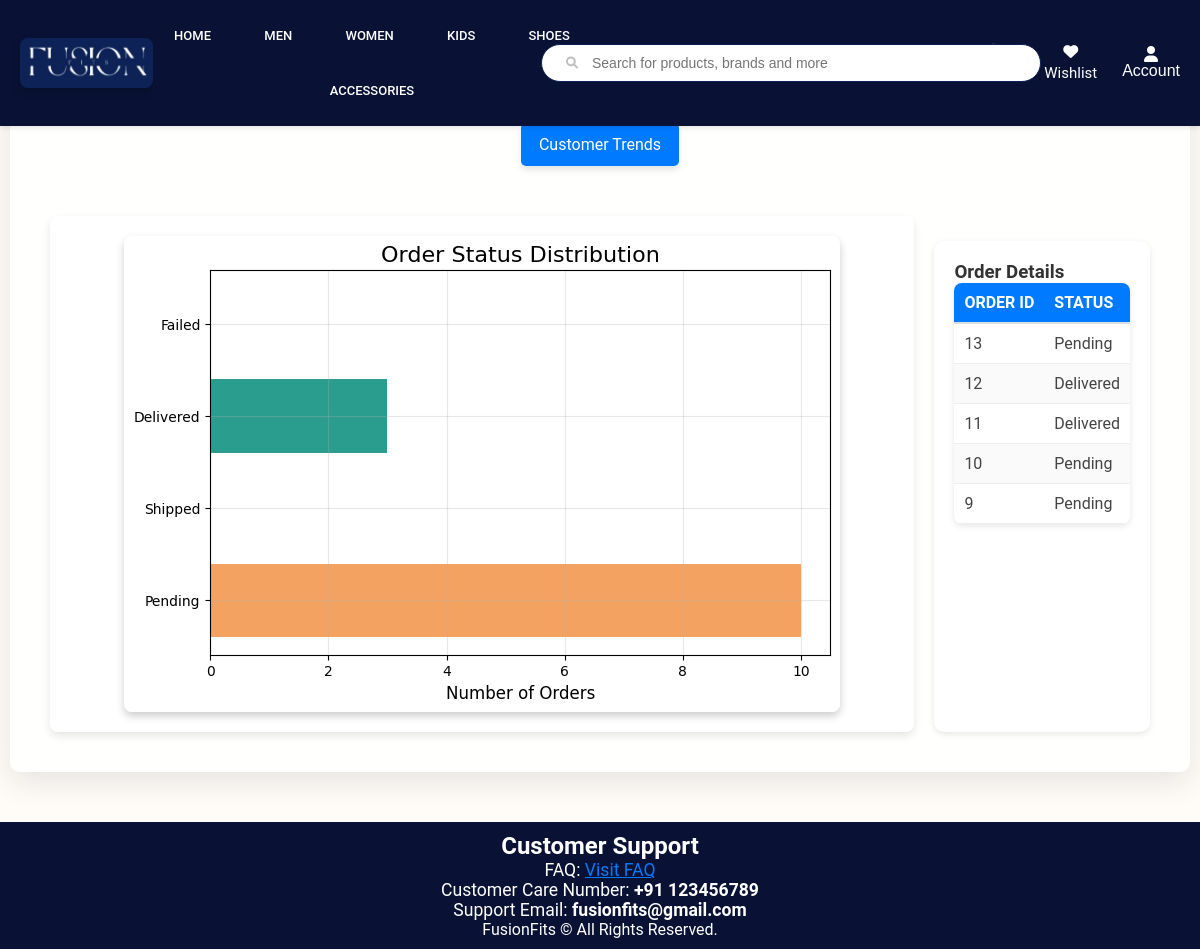
The app's page /visualization/delivery_chart with its own data.
### app/models.py (models this page shows, shortened)
class OrderDetails(db.Model):
    __tablename__ = "order_details"
    id = db.Column(db.Integer, primary_key=True)
    user_name = db.Column(db.String(100), nullable=False)
    user_email = db.Column(db.String(100), nullable=False)
    user_contact = db.Column(db.String(20), nullable=False)
    user_address = db.Column(db.String(200), nullable=False)
    user_city = db.Column(db.String(100), nullable=False)
    subtotal = db.Column(db.Float, nullable=False)
    delivery_charges = db.Column(db.Float, nullable=False)
    grand_total = db.Column(db.Float, nullable=False)
    order_date = db.Column(db.DateTime, nullable=False)
    delivered_date = db.Column(db.DateTime, nullable=True)  # Added Delivered_Date
    user_id = db.Column(db.Integer, db.ForeignKey("user.id",name="u_id"), nullable=False)  # Added user_id
    assigned_delivery_person_id = Column(Integer, ForeignKey("user.id",name="d_id"), nullable=True)
    status_options = Enum("Pending", "Shipped", "Delivered", "Failed")
    status = db.Column(status_options, default="Pending", nullable=False)  # Corrected Enum usage
    user = relationship("User", foreign_keys=[user_id])
    assigned_delivery_person = relationship("User", foreign_keys=[assigned_delivery_person_id])
    products = relationship("Product", secondary="ordered_product", viewonly=True)

### app/visualization.py (the view)
@visualization.route('/delivery_chart')
def delivery_chart():
    order_status_counts = (
        db.session.query(OrderDetails.status, func.count(OrderDetails.id))
        .group_by(OrderDetails.status)
        .all()
    )
    status_dict = {status: count for status, count in order_status_counts}
    categories = ["Pending", "Shipped", "Delivered", "Failed"]
    values = [status_dict.get(status, 0) for status in categories]
    colors = ['#f4a261', '#a8dadc', '#2a9d8f', '#e63946']  # Orange, Teal, Green, Red
    fig, ax = plt.subplots(figsize=(8, 5))
    ax.barh(categories, values, color=colors)
    ax.set_xlabel("Number of Orders", fontsize=12)
    ax.set_title("Order Status Distribution", fontsize=16)
    ax.grid(alpha=0.3)
    buf = io.BytesIO()
    plt.savefig(buf, format="png", bbox_inches="tight")
    buf.seek(0)
    chart_data = base64.b64encode(buf.getvalue()).decode("utf-8")
    buf.close()
    total_orders = sum(values)
    analytics = {
        "Pending Orders": values[0],
        "Shipped Orders": values[1],
        "Delivered Orders": values[2],
        "Failed Orders": values[3],
        "Total Orders": total_orders,
    }
    orders = (
        db.session.query(OrderDetails.id, OrderDetails.user_name, OrderDetails.status, OrderDetails.order_date)
        .order_by(OrderDetails.order_date.desc())
        .limit(5)
        .all()
    )
    orders_data = [
        {
            "id": order.id,
            "user": order.user_name,
            "status": order.status,
            "order_date": order.order_date.strftime("%Y-%m-%d"),
        }
        for order in orders
    ]
    return render_template(
        "delivery_chart.html", chart_data=chart_data, analytics=analytics, orders=orders_data
    )

### app/templates/delivery_chart.html (shortened to what this page needs)
<!DOCTYPE html>
<html lang="en">
<head>
</head>
<body>
    {% extends "home.html" %}
    {% block content %}
    <div class="form-container">
        <div class="button-container">
            <a href="/visualization/roles_chart" class="button">View Users by Roles</a>
            <a href="/visualization/sales_by_city" class="button">Sales Based on City</a>
            <a href="/visualization/revenue_trends" class="button">Revenue Trends</a>
            <a href="/visualization/delivery_chart" class="button">Delivery Chart</a>
            <a href="/visualization/inventory_status" class="button">Inventory Status</a>
            <a href="/visualization/financial_health" class="button">Financial status</a>
            <a href="/visualization/customer_trends" class="button">Customer Trends</a>
        </div>
    <div class="content">
        <div class="chart-container">
            <img alt="Revenue Chart">
        </div>
    <div class="table-section">
        <h3>Order Details</h3>
        <table>
            <thead>
                <tr>
                    <th>Order ID</th>
                    <th>Status</th>
                </tr>
            </thead>
            <tbody>
                {% for order in orders %}
                <tr>
                    <td>{{ order.id }}</td>
                    <td>{{ order.status }}</td>
                </tr>
                {% endfor %}
            </tbody>
        </table>
    </div>
    {% endblock %}

### app/static/home.css (style rules this page uses)
* { margin: 0; padding: 0; box-sizing: border-box; }
body { margin: 0; padding: 0; background-color: #f4f4f4; background-color: #FFDAB9; color: #333; */ }

### records on screen
OrderDetails: id "13", status "Pending"
OrderDetails: id "12", status "Delivered"
OrderDetails: id "11", status "Delivered"
OrderDetails: id "10", status "Pending"
OrderDetails: id "9", status "Pending"
